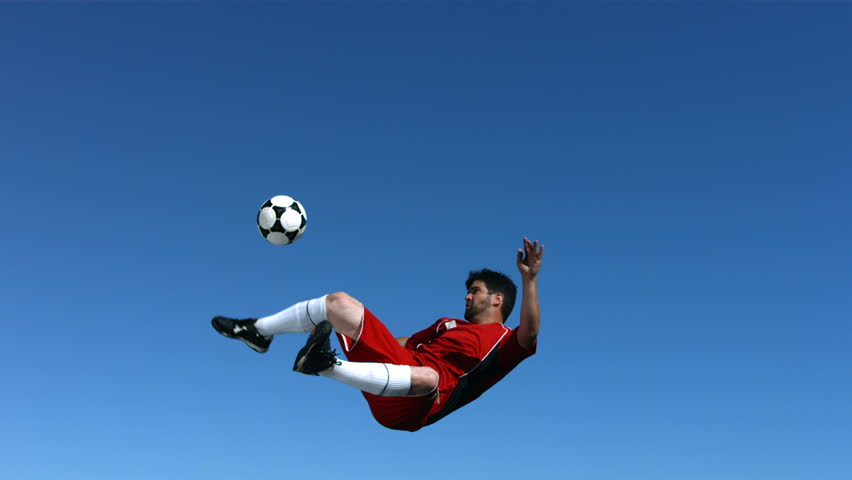
#> input picture Images/soccer.jpg, 852 x 480 px
$ python 3.1_Historiogram_Colorful.py
#> lines starting #> are read from the running program, lines starting #| are printed output that depends on the picture
# -*- coding: utf-8 -*-
import numpy as np
import cv2
from matplotlib import pyplot as plt

img = cv2.imread("Images/soccer.jpg", 1)
#> img is the input picture: shape (480, 852, 3); mean B, G, R 165, 107.1, 57.8

#Creare a list
cor = ('b','g','r')

#Return Position and Value
for i, col in enumerate(cor):
    #Generate Histogram
    histr = cv2.calcHist([img], [i], None, [256], [0, 256])
    #Plot Histogram
    plt.plot(histr, color = col)
    plt.xlim([0, 256])

cv2.imshow("Original", img)
plt.show()
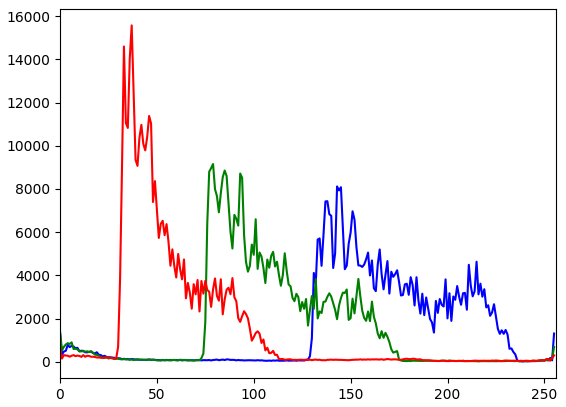
#> figure drawn by matplotlib, 1 panel; curve peaks at x = 143, y = 8117; curve peaks at x = 79, y = 9154; curve peaks at x = 37, y = 15574

cv2.waitKey(0)
cv2.destroyAllWindows()
